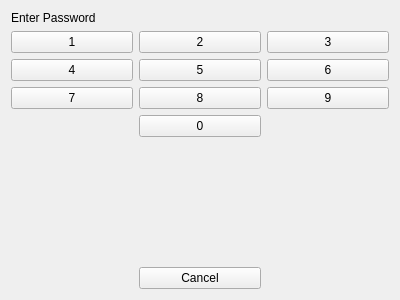
<?xml version="1.0" encoding="UTF-8"?>
<ui version="4.0">
 <class>passwordWidget</class>
 <widget class="QFrame" name="passwordWidget">
  <property name="geometry">
   <rect>
    <x>0</x>
    <y>0</y>
    <width>400</width>
    <height>300</height>
   </rect>
  </property>
  <property name="windowTitle">
   <string>Frame</string>
  </property>
  <layout class="QGridLayout" name="gridLayout">
   <item row="1" column="2">
    <widget class="QPushButton" name="btnNum3">
     <property name="text">
      <string notr="true">3</string>
     </property>
    </widget>
   </item>
   <item row="4" column="1">
    <widget class="QPushButton" name="btnNum0">
     <property name="text">
      <string notr="true">0</string>
     </property>
    </widget>
   </item>
   <item row="1" column="0">
    <widget class="QPushButton" name="btnNum1">
     <property name="text">
      <string notr="true">1</string>
     </property>
    </widget>
   </item>
   <item row="3" column="2">
    <widget class="QPushButton" name="btnNum9">
     <property name="text">
      <string notr="true">9</string>
     </property>
    </widget>
   </item>
   <item row="1" column="1">
    <widget class="QPushButton" name="btnNum2">
     <property name="text">
      <string notr="true">2</string>
     </property>
    </widget>
   </item>
   <item row="2" column="2">
    <widget class="QPushButton" name="btnNum6">
     <property name="text">
      <string notr="true">6</string>
     </property>
    </widget>
   </item>
   <item row="0" column="0" colspan="2">
    <widget class="QLabel" name="label">
     <property name="text">
      <string>Enter Password</string>
     </property>
    </widget>
   </item>
   <item row="6" column="1">
    <widget class="QPushButton" name="btnCancel">
     <property name="text">
      <string>Cancel</string>
     </property>
    </widget>
   </item>
   <item row="3" column="1">
    <widget class="QPushButton" name="btnNum8">
     <property name="text">
      <string notr="true">8</string>
     </property>
    </widget>
   </item>
   <item row="3" column="0">
    <widget class="QPushButton" name="btnNum7">
     <property name="text">
      <string notr="true">7</string>
     </property>
    </widget>
   </item>
   <item row="2" column="0">
    <widget class="QPushButton" name="btnNum4">
     <property name="text">
      <string notr="true">4</string>
     </property>
    </widget>
   </item>
   <item row="2" column="1">
    <widget class="QPushButton" name="btnNum5">
     <property name="text">
      <string notr="true">5</string>
     </property>
    </widget>
   </item>
   <item row="5" column="1">
    <spacer name="verticalSpacer">
     <property name="orientation">
      <enum>Qt::Vertical</enum>
     </property>
     <property name="sizeHint" stdset="0">
      <size>
       <width>20</width>
       <height>40</height>
      </size>
     </property>
    </spacer>
   </item>
  </layout>
 </widget>
 <resources/>
 <connections/>
</ui>
